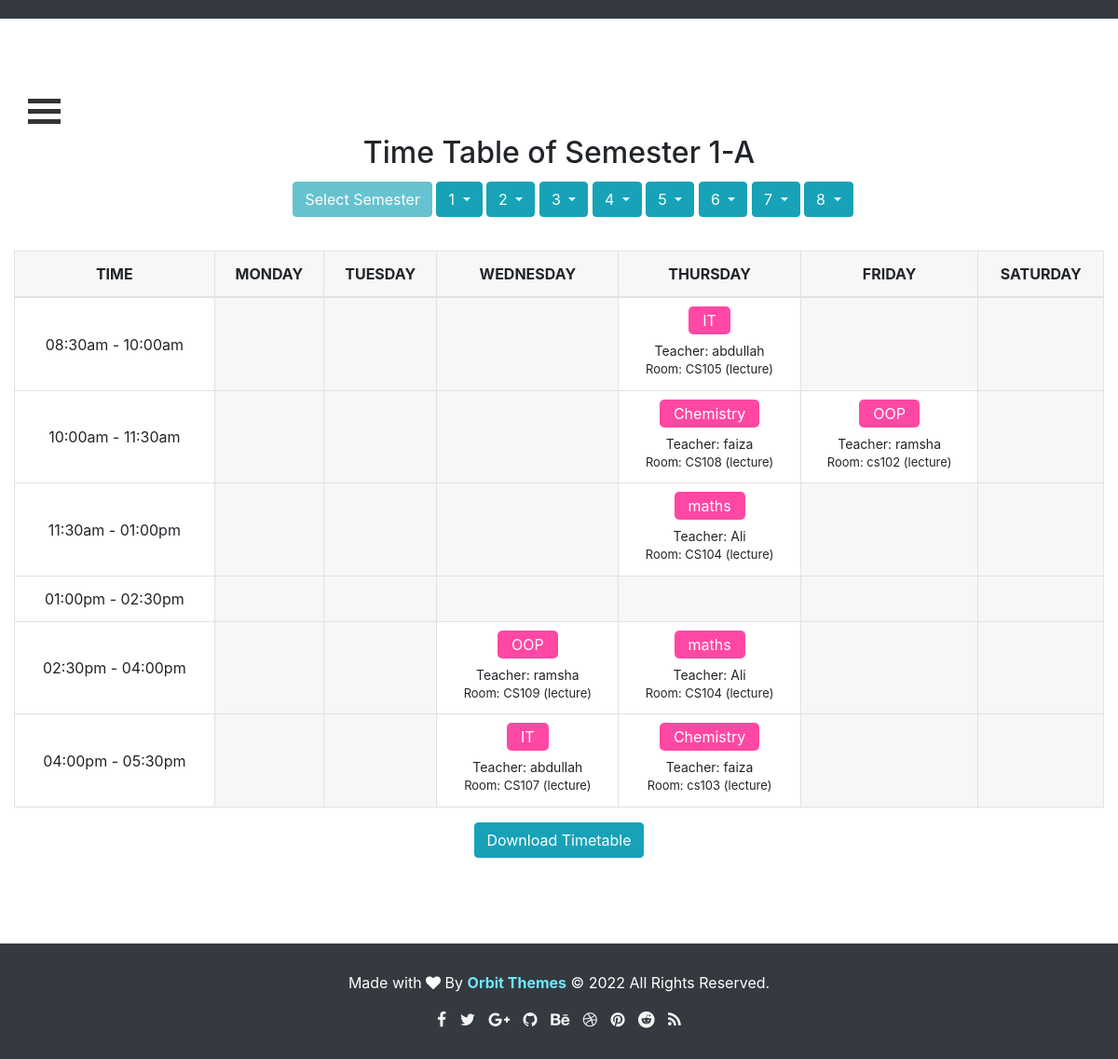
/timetablestudent/1/A/, run on the app's committed database.
### timetable/models.py (models this page shows, shortened)
class Schedule(models.Model):
    teacher = models.CharField(max_length=100)
    subject = models.CharField(max_length=100)
    room = models.CharField(max_length=100)
    time_slot = models.CharField(max_length=50)
    duration = models.CharField(max_length=50)
    day = models.CharField(max_length=10)
    type = models.CharField(max_length=10)
    semester = models.IntegerField()
    section = models.CharField(max_length=1)

### timetable/views.py (the view)
# urls.py: path('timetablestudent/<int:semester>/<section>/',
def timetablestudent(request, semester, section):
    context = timetable_datastudent(semester, section)
    print(context)
    return render(request, 'time_tablestudent.html', context)

### timetable/templates/time_tablestudent.html (shortened to what this page needs)
{% extends "indexlogout.html" %} {% load static %} {% load crispy_forms_tags %} {% block content %}
<h2 class="card-title text-center">
  Time Table of Semester {{ semester }}-{{ section }}
</h2>
<div class="card-title text-center">
    <div class="btn-group" style="margin-left: 30px;">
        <button type="button" class="btn btn-info" aria-haspopup="true" aria-expanded="false" disabled="true">
      Select Semester
    </button>
    </div>
    {% for i in '12345678'|make_list %}
    <div class="btn-group">
        <button type="button" class="btn btn-info dropdown-toggle" data-toggle="dropdown" aria-haspopup="true" aria-expanded="false">
      {{i}}
    </button>
  </div>
  {% endfor %}
</div>
<div class="timetable-img text-center">
</div>
<div class="table-responsive">
  <table class="table table-bordered text-center">
    <thead>
      <tr class="bg-light-gray">
        <th class="text-uppercase">Time</th>
        <th class="text-uppercase">Monday</th>
        <th class="text-uppercase">Tuesday</th>
        <th class="text-uppercase">Wednesday</th>
        <th class="text-uppercase">Thursday</th>
        <th class="text-uppercase">Friday</th>
        <th class="text-uppercase">Saturday</th>
      </tr>
    </thead>
    <tbody>
      <tr>
        <td class="align-middle">08:30am - 10:00am</td>
        {% for time in table.0 %} {% if time != "" %}
        <td>
          <span
            class="bg-pink padding-5px-tb padding-15px-lr border-radius-5 margin-10px-bottom text-white font-size16 xs-font-size13"
            >{{time.0}}</span
          >
          <div class="margin-10px-top font-size14">Teacher: {{time.1}}</div>
          <div class="font-size13 text-gray">
            Room: {{time.3}} ({{time.2}})
          </div>
        </td>
        {% else %}
        <td class="bg-light-gray"></td>
        {% endif %} {% endfor %}
      </tr>
      <tr>
        <td class="align-middle">10:00am - 11:30am</td>
        {% for time in table.1 %} {% if time != "" %}
        <td>
          <span
            class="bg-pink padding-5px-tb padding-15px-lr border-radius-5 margin-10px-bottom text-white font-size16 xs-font-size13"
            >{{time.0}}</span
          >
          <div class="margin-10px-top font-size14">Teacher: {{time.1}}</div>
          <div class="font-size13 text-gray">
            Room: {{time.3}} ({{time.2}})
          </div>
        </td>
        {% else %}
        <td class="bg-light-gray"></td>
        {% endif %} {% endfor %}
      </tr>
      <tr>
        <td class="align-middle">11:30am - 01:00pm</td>
        {% for time in table.2 %} {% if time != "" %}
        <td>
          <span
            class="bg-pink padding-5px-tb padding-15px-lr border-radius-5 margin-10px-bottom text-white font-size16 xs-font-size13"
            >{{time.0}}</span
          >
          <div class="margin-10px-top font-size14">Teacher: {{time.1}}</div>
          <div class="font-size13 text-gray">
            Room: {{time.3}} ({{time.2}})
          </div>
        </td>
        {% else %}
        <td class="bg-light-gray"></td>
        {% endif %} {% endfor %}
      </tr>
      <tr>
        <td class="align-middle">01:00pm - 02:30pm</td>
        {% for time in table.3 %} {% if time != "" %}
        <td>
          <span
            class="bg-pink padding-5px-tb padding-15px-lr border-radius-5 margin-10px-bottom text-white font-size16 xs-font-size13"
            >{{time.0}}</span
          >
          <div class="margin-10px-top font-size14">Teacher: {{time.1}}</div>
          <div class="font-size13 text-gray">
            Room: {{time.3}} ({{time.2}})
          </div>
        </td>
        {% else %}
        <td class="bg-light-gray"></td>
        {% endif %} {% endfor %}
      </tr>
      <tr>
        <td class="align-middle">02:30pm - 04:00pm</td>
        {% for time in table.4 %} {% if time != "" %}
        <td>
          <span
            class="bg-pink padding-5px-tb padding-15px-lr border-radius-5 margin-10px-bottom text-white font-size16 xs-font-size13"
            >{{time.0}}</span
          >
          <div class="margin-10px-top font-size14">Teacher: {{time.1}}</div>
          <div class="font-size13 text-gray">
            Room: {{time.3}} ({{time.2}})
          </div>
        </td>
        {% else %}
        <td class="bg-light-gray"></td>
        {% endif %} {% endfor %}
      </tr>
      <tr>
        <td class="align-middle">04:00pm - 05:30pm</td>
        {% for time in table.5 %} {% if time != "" %}
        <td>
          <span
            class="bg-pink padding-5px-tb padding-15px-lr border-radius-5 margin-10px-bottom text-white font-size16 xs-font-size13"
            >{{time.0}}</span
          >
          <div class="margin-10px-top font-size14">Teacher: {{time.1}}</div>
          <div class="font-size13 text-gray">
            Room: {{time.3}} ({{time.2}})
          </div>
        </td>
        {% else %}
        <td class="bg-light-gray"></td>
        {% endif %} {% endfor %}
      </tr>
    </tbody>
  </table>
</div>
<div class="card-title text-center">
  <a  class="btn btn-info"  href="{% url 'pdf_download' semester section %}">Download Timetable</a>
</div>
{% endblock content %}

### timetable/templates/time_tablestudent.html (style rules this page uses)
body { margin-top: 20px; }
.bg-light-gray { background-color: #f7f7f7; }
.table-bordered thead td, .table-bordered thead th { border-bottom-width: 2px; }
.table thead th { vertical-align: bottom; border-bottom: 2px solid #dee2e6; }
.table-bordered td, .table-bordered th { border: 1px solid #dee2e6; }
.bg-pink { background-color: #ff48a4; }
.padding-15px-lr { padding-left: 15px; padding-right: 15px; }
.padding-5px-tb { padding-top: 5px; padding-bottom: 5px; }
.margin-10px-bottom { margin-bottom: 10px; }
.border-radius-5 { border-radius: 5px; }
.margin-10px-top { margin-top: 10px; }
.font-size14 { font-size: 14px; }
.font-size13 { font-size: 13px; }
.table td, .table th { padding: 0.75rem; vertical-align: top; border-top: 1px solid #dee2e6; }

### data on the page
Schedule: subject "IT", teacher "abdullah", room "CS105", type "lecture"
Schedule: subject "Chemistry", teacher "faiza", room "CS108", type "lecture"
Schedule: subject "OOP", teacher "ramsha", room "cs102", type "lecture"
Schedule: subject "maths", teacher "Ali", room "CS104", type "lecture"
Schedule: subject "OOP", teacher "ramsha", room "CS109", type "lecture"
Schedule: subject "maths", teacher "Ali", room "CS104", type "lecture"
Schedule: subject "IT", teacher "abdullah", room "CS107", type "lecture"
Schedule: subject "Chemistry", teacher "faiza", room "cs103", type "lecture"

### other printed values
{{ semester }} "1"
{{ section }} "A"
{{ i }} "1" "2" "3" "4" "5" "6" "7" "8"
